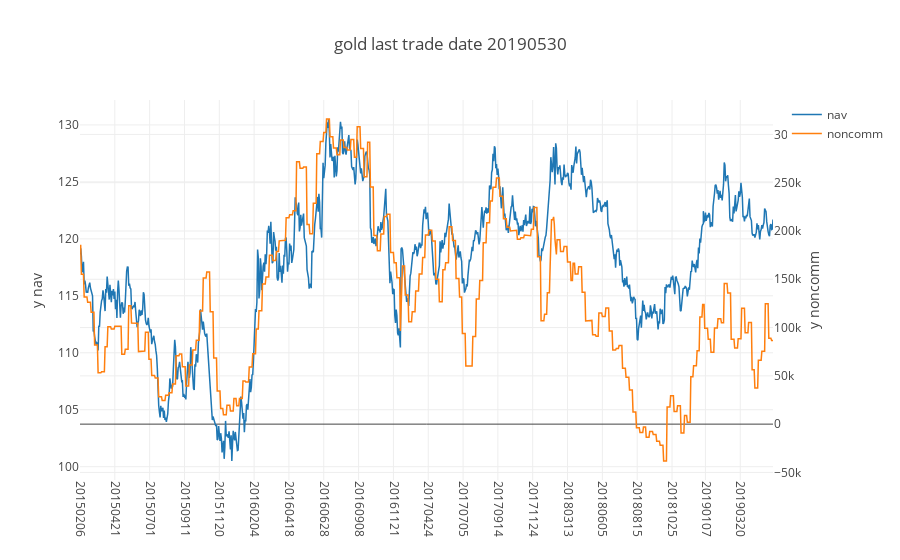
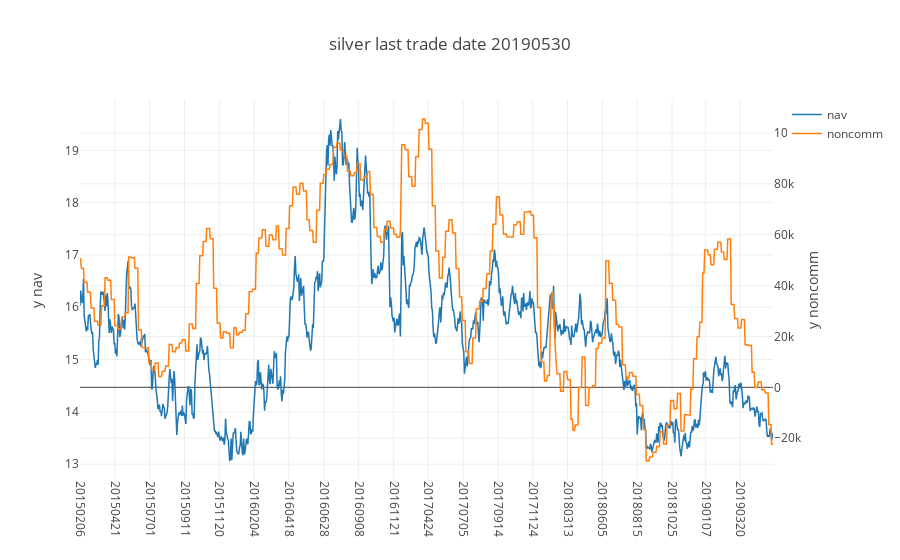
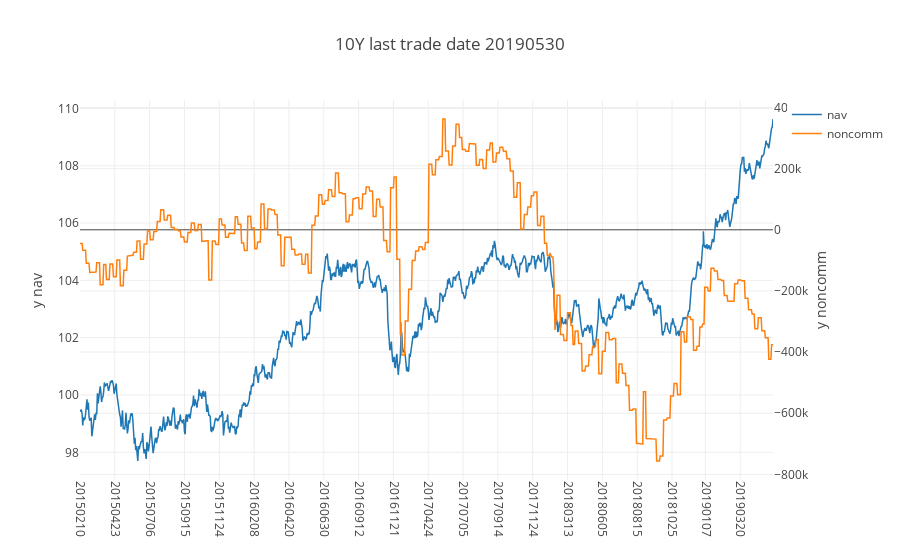
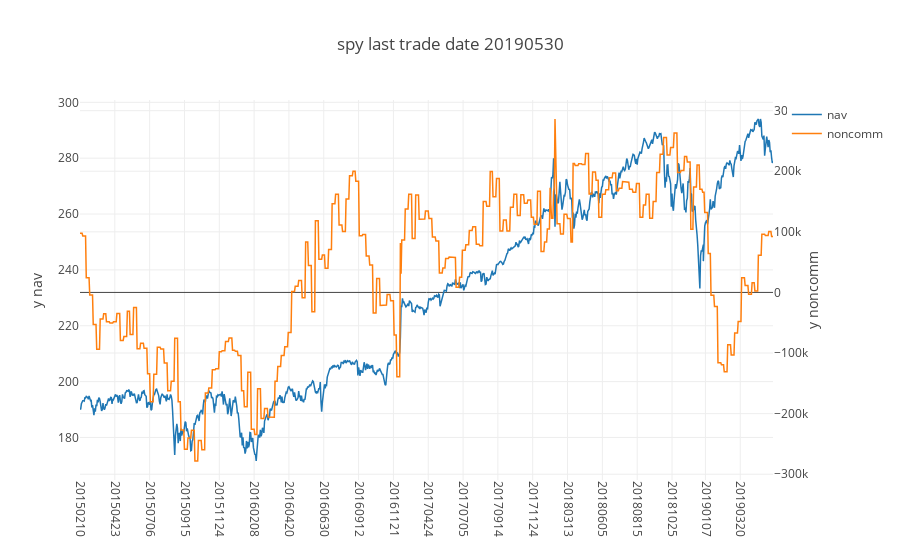

Notebook code cell kept with these figures, in order:
### Markdown cell above
___
### Plot each df in dict_df using plotly
___

### Code cell
df_all_in = None
for k in dict_df.keys():
    df_in = dict_df[k]
    if len(df_in)>1:
        df_in_with_commod = df_in.copy()
        df_in_with_commod['symbol'] = k
        if df_all_in is None:
            df_all_in = df_in_with_commod.copy()
        else:
            df_all_in = df_all_in.append(df_in_with_commod,ignore_index=True)
    last_date = df_in.trade_date.max()
    xc = 'trade_date'
    plot_title = f'{k} last trade date {last_date}'
    y_left_label = 'y nav'
    y_right_label = 'y noncomm'
    try:
        fig = ju.plotly_pandas(df_in,x_column=xc,plot_title=plot_title,y_left_label=y_left_label,y_right_label=y_right_label)
        iplot(fig)
    except Exception as e:
        print(f'{k} {str(e)}')
df_all_in.to_csv(f'{TEMP_FOLDER}/df_all_in.csv',index=False)

### Figure 1 — Plotly figure (JSON) as saved in the notebook; plotly's stock layout.template omitted (floating-point values rounded to 4 significant figures; data arrays with more than 128 entries replaced by an {"elided": "..."} marker saying what was removed)
{"data": [{"line": {"color": "rgba (31, 119, 180, 1)", "dash": "solid", "width": 1.5}, "mode": "lines", "name": "nav", "type": "scatter", "uid": "92a589ec-86da-11e9-9c46-8c859025e7f9", "x": {"elided": "1000 int values"}, "xaxis": "x", "y": {"elided": "998 float values"}, "yaxis": "y"}, {"line": {"color": "rgba (255, 127, 14, 1)", "dash": "solid", "width": 1.5}, "mode": "lines", "name": "noncomm", "type": "scatter", "uid": "92a58b90-86da-11e9-8b85-8c859025e7f9", "x": {"elided": "1000 int values"}, "xaxis": "x", "y": {"elided": "998 int values"}, "yaxis": "y2"}], "layout": {"title": "gold last trade date 20190530", "xaxis": {"tickangle": 90, "ticktext": [20150206, 20150421, 20150701, 20150911, 20151120, 20160204, 20160418, 20160628, 20160908, 20161121, 20170424, 20170705, 20170914, 20171124, 20180313, 20180605, 20180815, 20181025, 20190107, 20190320], "tickvals": [20150206, 20150421, 20150701, 20150911, 20151120, 20160204, 20160418, 20160628, 20160908, 20161121, 20170424, 20170705, 20170914, 20171124, 20180313, 20180605, 20180815, 20181025, 20190107, 20190320], "type": "category"}, "xaxis2": {"tickangle": 90, "ticktext": [20150206, 20150421, 20150701, 20150911, 20151120, 20160204, 20160418, 20160628, 20160908, 20161121, 20170424, 20170705, 20170914, 20171124, 20180313, 20180605, 20180815, 20181025, 20190107, 20190320], "tickvals": [20150206, 20150421, 20150701, 20150911, 20151120, 20160204, 20160418, 20160628, 20160908, 20161121, 20170424, 20170705, 20170914, 20171124, 20180313, 20180605, 20180815, 20181025, 20190107, 20190320], "type": "category"}, "yaxis": {"title": "y nav"}, "yaxis2": {"overlaying": "y", "side": "right", "title": "y noncomm"}}}

### Figure 2 — Plotly figure (JSON) as saved in the notebook; plotly's stock layout.template omitted (floating-point values rounded to 4 significant figures; data arrays with more than 128 entries replaced by an {"elided": "..."} marker saying what was removed)
{"data": [{"line": {"color": "rgba (31, 119, 180, 1)", "dash": "solid", "width": 1.5}, "mode": "lines", "name": "nav", "type": "scatter", "uid": "930272e2-86da-11e9-bf8c-8c859025e7f9", "x": {"elided": "1000 int values"}, "xaxis": "x", "y": {"elided": "998 float values"}, "yaxis": "y"}, {"line": {"color": "rgba (255, 127, 14, 1)", "dash": "solid", "width": 1.5}, "mode": "lines", "name": "noncomm", "type": "scatter", "uid": "93027628-86da-11e9-8dc4-8c859025e7f9", "x": {"elided": "1000 int values"}, "xaxis": "x", "y": {"elided": "998 int values"}, "yaxis": "y2"}], "layout": {"title": "silver last trade date 20190530", "xaxis": {"tickangle": 90, "ticktext": [20150206, 20150421, 20150701, 20150911, 20151120, 20160204, 20160418, 20160628, 20160908, 20161121, 20170424, 20170705, 20170914, 20171124, 20180313, 20180605, 20180815, 20181025, 20190107, 20190320], "tickvals": [20150206, 20150421, 20150701, 20150911, 20151120, 20160204, 20160418, 20160628, 20160908, 20161121, 20170424, 20170705, 20170914, 20171124, 20180313, 20180605, 20180815, 20181025, 20190107, 20190320], "type": "category"}, "xaxis2": {"tickangle": 90, "ticktext": [20150206, 20150421, 20150701, 20150911, 20151120, 20160204, 20160418, 20160628, 20160908, 20161121, 20170424, 20170705, 20170914, 20171124, 20180313, 20180605, 20180815, 20181025, 20190107, 20190320], "tickvals": [20150206, 20150421, 20150701, 20150911, 20151120, 20160204, 20160418, 20160628, 20160908, 20161121, 20170424, 20170705, 20170914, 20171124, 20180313, 20180605, 20180815, 20181025, 20190107, 20190320], "type": "category"}, "yaxis": {"title": "y nav"}, "yaxis2": {"overlaying": "y", "side": "right", "title": "y noncomm"}}}

### Figure 3 — Plotly figure (JSON) as saved in the notebook; plotly's stock layout.template omitted (floating-point values rounded to 4 significant figures; data arrays with more than 128 entries replaced by an {"elided": "..."} marker saying what was removed)
{"data": [{"line": {"color": "rgba (31, 119, 180, 1)", "dash": "solid", "width": 1.5}, "mode": "lines", "name": "nav", "type": "scatter", "uid": "93582f7a-86da-11e9-b8e2-8c859025e7f9", "x": {"elided": "1000 int values"}, "xaxis": "x", "y": {"elided": "998 float values"}, "yaxis": "y"}, {"line": {"color": "rgba (255, 127, 14, 1)", "dash": "solid", "width": 1.5}, "mode": "lines", "name": "noncomm", "type": "scatter", "uid": "935831a8-86da-11e9-a188-8c859025e7f9", "x": {"elided": "1000 int values"}, "xaxis": "x", "y": {"elided": "998 int values"}, "yaxis": "y2"}], "layout": {"title": "10Y last trade date 20190530", "xaxis": {"tickangle": 90, "ticktext": [20150210, 20150423, 20150706, 20150915, 20151124, 20160208, 20160420, 20160630, 20160912, 20161121, 20170424, 20170705, 20170914, 20171124, 20180313, 20180605, 20180815, 20181025, 20190107, 20190320], "tickvals": [20150210, 20150423, 20150706, 20150915, 20151124, 20160208, 20160420, 20160630, 20160912, 20161121, 20170424, 20170705, 20170914, 20171124, 20180313, 20180605, 20180815, 20181025, 20190107, 20190320], "type": "category"}, "xaxis2": {"tickangle": 90, "ticktext": [20150210, 20150423, 20150706, 20150915, 20151124, 20160208, 20160420, 20160630, 20160912, 20161121, 20170424, 20170705, 20170914, 20171124, 20180313, 20180605, 20180815, 20181025, 20190107, 20190320], "tickvals": [20150210, 20150423, 20150706, 20150915, 20151124, 20160208, 20160420, 20160630, 20160912, 20161121, 20170424, 20170705, 20170914, 20171124, 20180313, 20180605, 20180815, 20181025, 20190107, 20190320], "type": "category"}, "yaxis": {"title": "y nav"}, "yaxis2": {"overlaying": "y", "side": "right", "title": "y noncomm"}}}

### Figure 4 — Plotly figure (JSON) as saved in the notebook; plotly's stock layout.template omitted (floating-point values rounded to 4 significant figures; data arrays with more than 128 entries replaced by an {"elided": "..."} marker saying what was removed)
{"data": [{"line": {"color": "rgba (31, 119, 180, 1)", "dash": "solid", "width": 1.5}, "mode": "lines", "name": "nav", "type": "scatter", "uid": "93ade64a-86da-11e9-bcb6-8c859025e7f9", "x": {"elided": "1000 int values"}, "xaxis": "x", "y": {"elided": "998 float values"}, "yaxis": "y"}, {"line": {"color": "rgba (255, 127, 14, 1)", "dash": "solid", "width": 1.5}, "mode": "lines", "name": "noncomm", "type": "scatter", "uid": "93ade8ac-86da-11e9-9c6b-8c859025e7f9", "x": {"elided": "1000 int values"}, "xaxis": "x", "y": {"elided": "998 int values"}, "yaxis": "y2"}], "layout": {"title": "spy last trade date 20190530", "xaxis": {"tickangle": 90, "ticktext": [20150210, 20150423, 20150706, 20150915, 20151124, 20160208, 20160420, 20160630, 20160912, 20161121, 20170424, 20170705, 20170914, 20171124, 20180313, 20180605, 20180815, 20181025, 20190107, 20190320], "tickvals": [20150210, 20150423, 20150706, 20150915, 20151124, 20160208, 20160420, 20160630, 20160912, 20161121, 20170424, 20170705, 20170914, 20171124, 20180313, 20180605, 20180815, 20181025, 20190107, 20190320], "type": "category"}, "xaxis2": {"tickangle": 90, "ticktext": [20150210, 20150423, 20150706, 20150915, 20151124, 20160208, 20160420, 20160630, 20160912, 20161121, 20170424, 20170705, 20170914, 20171124, 20180313, 20180605, 20180815, 20181025, 20190107, 20190320], "tickvals": [20150210, 20150423, 20150706, 20150915, 20151124, 20160208, 20160420, 20160630, 20160912, 20161121, 20170424, 20170705, 20170914, 20171124, 20180313, 20180605, 20180815, 20181025, 20190107, 20190320], "type": "category"}, "yaxis": {"title": "y nav"}, "yaxis2": {"overlaying": "y", "side": "right", "title": "y noncomm"}}}
